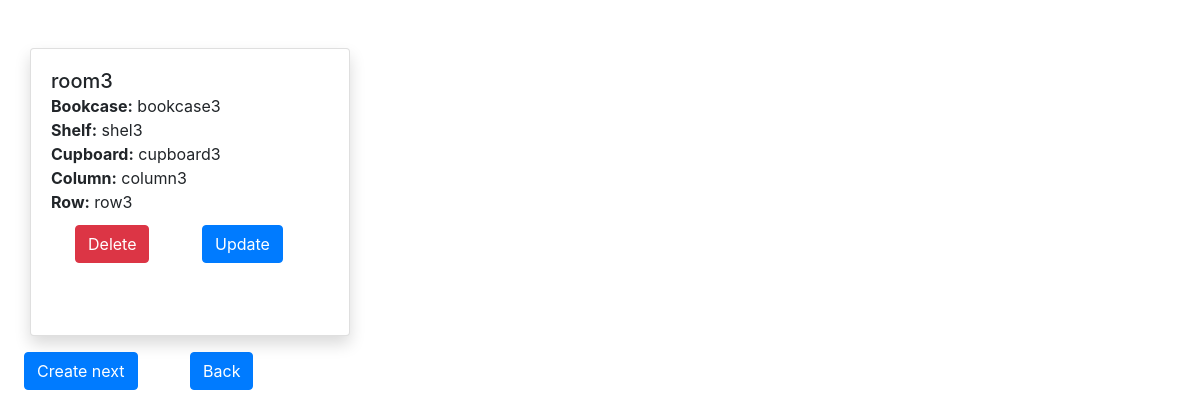
Screenshot of /locations/5/ with the database file from the repository.
### store/models.py (models this page shows)
class Location(models.Model):
    room = models.CharField(max_length=100)
    bookcase = models.CharField(max_length=100)
    shelf = models.CharField(max_length=100)
    cupboard = models.CharField(max_length=100)
    column = models.CharField(max_length=100)
    row = models.CharField(max_length=100)

### store/views.py (the view)
# urls.py: path('locations/<int:pk>/', LocationDetailView.as_view(), name='locations-detail'),
class LocationDetailView(View):
    def get(self, request, pk):
        location_detail = Location.objects.filter(pk=pk)
        return render(request, 'location_detail.html', {'locations': location_detail})

### templates/location_detail.html
{% extends 'base.html' %}
{% block content %}
    <div class="container mt-5 mb-3">
        <div class="row">
            {% for location in locations %}
                <div class="card shadow" style="width: 20rem; height: 18rem;">
                    <div class="card-body">
                        <h5 class="card-title">{{ location.room }} <br>
                            <small>
                                <b>Bookcase:</b> {{ location.bookcase }}<br>
                                <b>Shelf:</b> {{ location.shelf }}<br>
                                <b>Cupboard:</b> {{ location.cupboard }}<br>
                                <b>Column:</b> {{ location.column }}<br>
                                <b>Row:</b> {{ location.row }}
                            </small>
                        </h5>
                        <p>
                            <a href="/locations/{{ location.id }}/delete/" class="btn btn-danger
                                            mx-4">Delete</a>
                            <a href="/locations/{{ location.id }}/update/" class="btn btn-primary mx-4">Update</a></p>
                    </div>
                </div>
            {% endfor %}
        </div>
    </div>
    <a href="{% url 'category-create' %}" class="btn btn-primary mx-4">Create next</a>
    <a href="{% url 'locations-list' %}" class="btn btn-primary mx-4">Back</a>
{% endblock %}

### rows the page displays
Location: room "room3", bookcase "bookcase3", shelf "shel3", cupboard "cupboard3", column "column3", row "row3"
